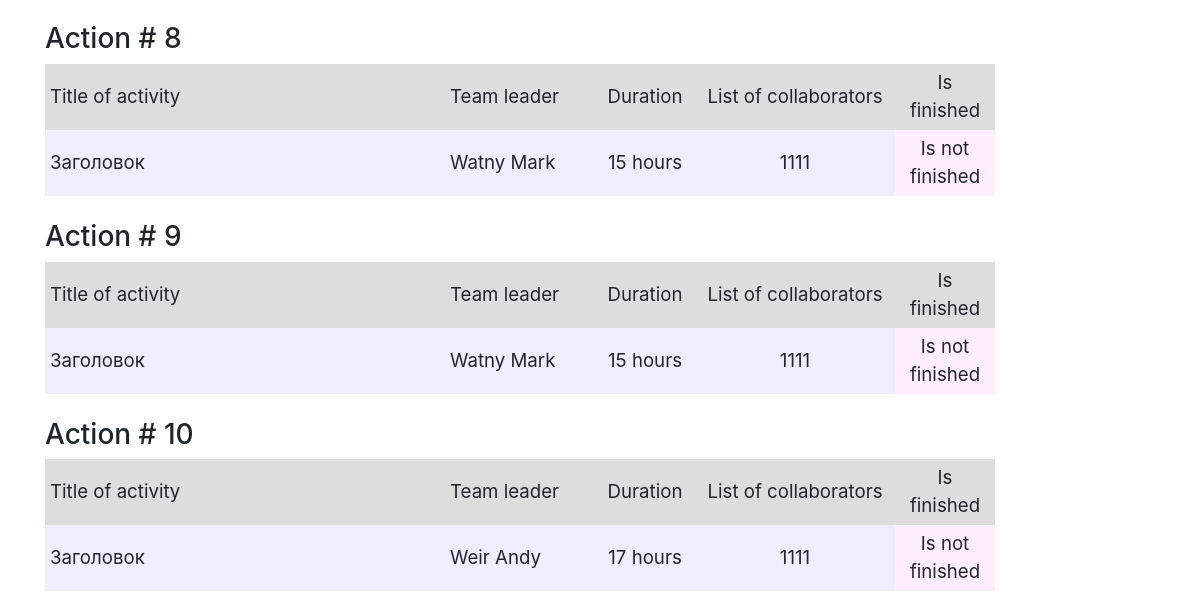
Before: / (lower part) with the older database file.
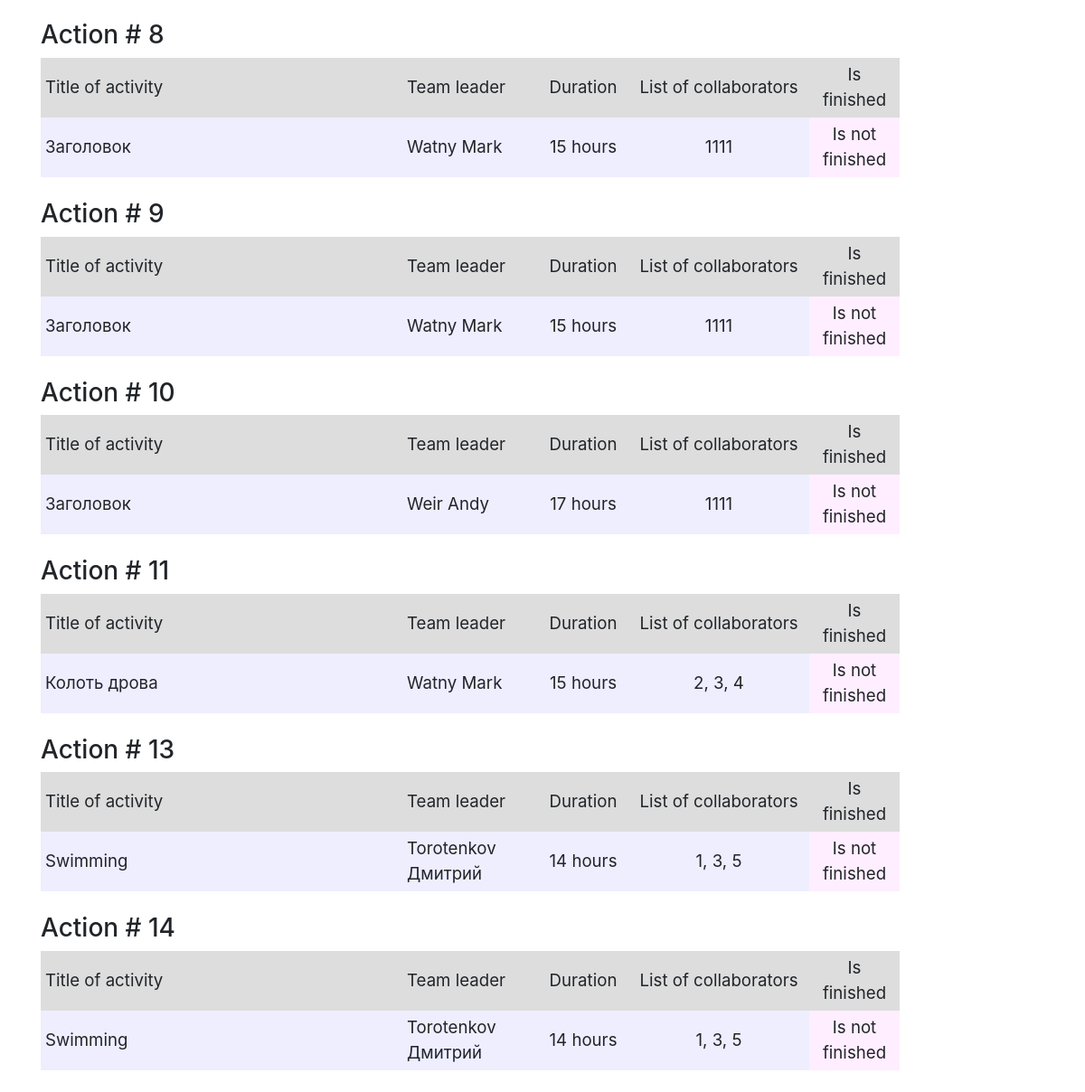
After: the same page with the newer database file.
### data/jobs.py (models this page shows, shortened)
class Jobs(SqlAlchemyBase, SerializerMixin):
    __tablename__ = 'jobs'
    id = sqlalchemy.Column(sqlalchemy.Integer, primary_key=True)
    job = sqlalchemy.Column(sqlalchemy.String, nullable=True)
    work_size = sqlalchemy.Column(sqlalchemy.Integer, nullable=True, default=0)
    collaborators = sqlalchemy.Column(sqlalchemy.String, nullable=True)
    start_date = sqlalchemy.Column(sqlalchemy.String, default=datetime.datetime.now)
    end_date = sqlalchemy.Column(sqlalchemy.String, default=datetime.datetime.now)
    is_finished = sqlalchemy.Column(sqlalchemy.Boolean, default=True)
    team_leader = sqlalchemy.Column(sqlalchemy.Integer, sqlalchemy.ForeignKey("users.id"))
    user = orm.relation('User')

### data/users.py (models this page shows, shortened)
class User(SqlAlchemyBase, UserMixin, SerializerMixin):
    __tablename__ = 'users'
    id = sqlalchemy.Column(sqlalchemy.Integer, primary_key=True, autoincrement=True)
    surname = sqlalchemy.Column(sqlalchemy.String, nullable=True)
    name = sqlalchemy.Column(sqlalchemy.String, nullable=True)
    age = sqlalchemy.Column(sqlalchemy.Integer, nullable=True)
    position = sqlalchemy.Column(sqlalchemy.String, nullable=True)
    speciality = sqlalchemy.Column(sqlalchemy.String, nullable=True)
    address = sqlalchemy.Column(sqlalchemy.String, nullable=True)
    email = sqlalchemy.Column(sqlalchemy.String, index=True, unique=True, nullable=True)
    hashed_password = sqlalchemy.Column(sqlalchemy.String, nullable=True)
    modifed_date = sqlalchemy.Column(sqlalchemy.DateTime, default=datetime.datetime.now)
    jobs = orm.relation("Jobs", back_populates='user')

### main.py (the view)
@app.route("/")
def index():
    db_sess = db_session.create_session()
    jobs = db_sess.query(Jobs).all()
    users = db_sess.query(User).all()
    names = {name.id: (name.surname, name.name) for name in users}
    return render_template("index.html", jobs=jobs, names=names, title='Work log')

### data/db_session.py (called while the page is built)
def create_session() -> Session:
    global __factory
    return __factory()

### templates/index.html (shortened to what this page needs)
{% extends "base.html" %}
{% block content %}
<br>
{% for job in jobs %}
<h3>Action # {{ job.id }}</h3>
<div class="table_container">
    <table class="my_table">
        <tr class="my_row">
            <td class="title" width="400px" bgcolor="#dddddd">Title of activity</td>
            <td class="title" width="150px" bgcolor="#dddddd">Team leader</td>
            <td class="title" width="100px" bgcolor="#dddddd" align="center">Duration</td>
            <td class="title" width="200px" bgcolor="#dddddd" align="center">List of collaborators</td>
            <td class="title" width="100px" bgcolor="#dddddd" align="center">Is finished</td>
        </tr>
        <tr class="my_row">
            <td class="ordinary" bgcolor="#eeeeff">{{ job.job.capitalize() }}</td>
            <td class="ordinary" bgcolor="#eeeeff">{{ names[job.team_leader][0] }} {{ names[job.team_leader][1] }}</td>
            <td class="ordinary" bgcolor="#eeeeff" align="center">{{ job.work_size }} hours</td>
            <td class="ordinary" bgcolor="#eeeeff" align="center">{{ job.collaborators }}</td>
            {% if job.is_finished %}
            <td class="ordinary" bgcolor="#eeffee" align="center">Finished</td>
            {% else %}
            <td class="ordinary" bgcolor="#ffeeff" align="center">Is not finished</td>
            {% endif %}
        </tr>
    </table>
</div>
<br>
{% endfor %}
{% endblock %}

### templates/base.html (shortened to what this page needs)
<!DOCTYPE html>
<html lang="en">
<head>
    <link rel="stylesheet" href="https://stackpath.bootstrapcdn.com/bootstrap/4.4.1/css/bootstrap.min.css"
>
    <link rel="stylesheet" type="text/css" href="../static/css/style.css"/>
</head>
<body>
<main role="main" class="container">
    {% block content %}{% endblock %}
</main>
</body>
</html>

### static/css/style.css (style rules this page uses)
td.title { background-color: "#dddddd"; align: "center"; font-size: 14pt; padding: 5px; }
td.ordinary { background-color: "#eeeeff"; align: "center"; font-size: 14pt; padding: 5px; }

Changed rows visible on the page:
added Jobs: id "11", job "Колоть дрова", team_leader.surname "Watny", team_leader.name "Mark", work_size "15", collaborators "2, 3, 4", is_finished "Is not finished"
added Jobs: id "13", job "Swimming", team_leader.surname "Torotenkov", team_leader.name "Дмитрий", work_size "14", collaborators "1, 3, 5", is_finished "Is not finished"
added Jobs: id "14", job "Swimming", team_leader.surname "Torotenkov", team_leader.name "Дмитрий", work_size "14", collaborators "1, 3, 5", is_finished "Is not finished"
